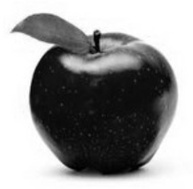
#> input picture data2/apple_th.jpg, 193 x 189 px, shrunk from 284 x 277 before the run, given in place of Lena.bmp, which was not available
$ python split_color_channel.py
#> lines starting #> are read from the running program, lines starting #| are printed output that depends on the picture; pictures that were not available may be replaced by others from this repository, and a replacement may not be noted
import cv2, sys
import numpy as np
from matplotlib import pyplot as plt

isColor = True

if not isColor:
    src1 = cv2.imread('data2/Hawkes.jpg', cv2.IMREAD_GRAYSCALE)
    src2 = cv2.imread('data2/Hawkes_norm.jpg', cv2.IMREAD_GRAYSCALE)


    if src1 is None or src2 is None:
        sys.exit('image load failed')

    # 히스토그램을 만들기
    hist1 = cv2.calcHist([src1], [0], None, [256], [0,256])
    hist2 = cv2.calcHist([src2], [0], None, [256], [0,256])

if isColor:
    src = cv2.imread('data/Lena.bmp')
#> src is the input picture: shape (189, 193, 3); min 0, max 255, mean 150.5

    if src is None:
        sys.exit('image load failed')

    # 컬러 채널 분리
    colors = ['b', 'g', 'r']
    bgr_planes = cv2.split(src)

    for  (p,c) in zip(bgr_planes, colors):
        hist = cv2.calcHist([p], [0], None, [256], [0, 256])
        plt.plot(hist, color=c)
#> this loop made 3 passes
#> c on passes 1 to 3: 'b', 'g', 'r'

cv2.imshow('Lena', src)
plt.show()
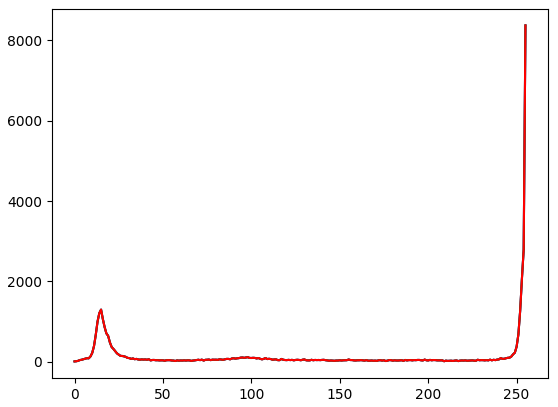
#> figure drawn by matplotlib, 1 panel; curve peaks at x = 255, y = 8375; curve peaks at x = 255, y = 8375; curve peaks at x = 255, y = 8375


    # [7 lines of commented-out code are left out]

$ run again, on data2/green.jpg
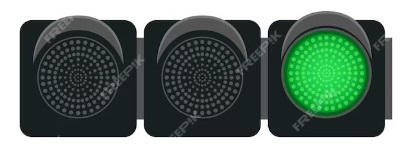
#> input picture data2/green.jpg, 405 x 147 px, given in place of Lena.bmp, which was not available
#> src is the input picture: shape (147, 405, 3); mean B, G, R 107.2, 117.6, 99.3
#> the loop `for  (p,c) in zip(bgr_planes, colors):` made 3 passes
#> c on passes 1 to 3: 'b', 'g', 'r'
#> `plt.show()`:
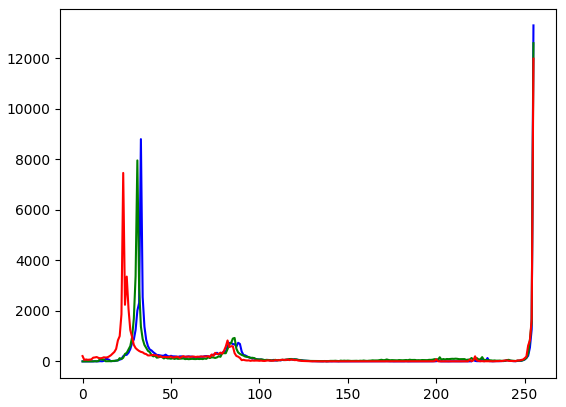
#> figure drawn by matplotlib, 1 panel; curve peaks at x = 255, y = 13300; curve peaks at x = 255, y = 12596; curve peaks at x = 255, y = 11982
